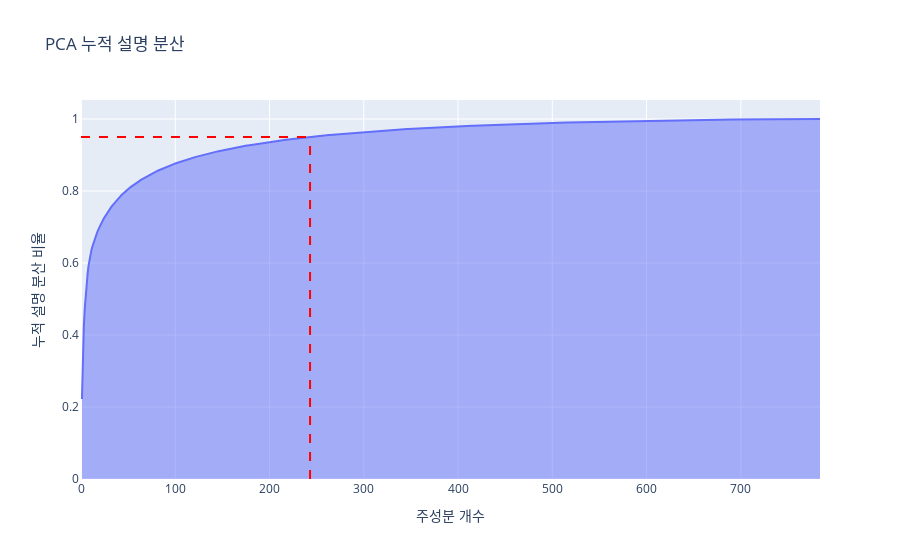

The cell this chart's notebook holds for it:
### Code cell
# 95% 분산을 설명하는 지점 찾기
# 여기에 코드를 작성하여 n_components_95를 구하세요.
n_components_95 = np.argmax(cumulative_variance >= 0.95) + 1
print(f"95%의 분산을 설명하는 주성분 개수: {n_components_95}")


# 누적 설명 분산 시각화
fig = px.area(
    x=range(1, cumulative_variance.shape[0] + 1),
    y=cumulative_variance,
    labels={"x": "주성분 개수", "y": "누적 설명 분산 비율"},
    title="PCA 누적 설명 분산"
)
fig.add_shape(type="line", x0=0, y0=0.95, x1=n_components_95, y1=0.95, line=dict(color="Red", dash="dash"))
fig.add_shape(type="line", x0=n_components_95, y0=0, x1=n_components_95, y1=0.95, line=dict(color="Red", dash="dash"))
fig.show()

### Figure 1 — Plotly figure (JSON) as saved in the notebook; plotly's stock layout.template omitted (floating-point values rounded to 4 significant figures; data arrays with more than 128 entries replaced by an {"elided": "..."} marker saying what was removed)
{"data": [{"fillpattern": {"shape": ""}, "hovertemplate": "주성분 개수=%{x}<br>누적 설명 분산 비율=%{y}<extra></extra>", "legendgroup": "", "line": {"color": "#636efa"}, "marker": {"symbol": "circle"}, "mode": "lines", "name": "", "orientation": "v", "showlegend": false, "stackgroup": "1", "type": "scatter", "x": {"elided": "784 int values"}, "xaxis": "x", "y": {"elided": "784 float values"}, "yaxis": "y"}], "layout": {"legend": {"tracegroupgap": 0}, "shapes": [{"line": {"color": "Red", "dash": "dash"}, "type": "line", "x0": 0, "x1": 243, "y0": 0.95, "y1": 0.95}, {"line": {"color": "Red", "dash": "dash"}, "type": "line", "x0": 243, "x1": 243, "y0": 0, "y1": 0.95}], "title": {"text": "PCA 누적 설명 분산"}, "xaxis": {"anchor": "y", "domain": [0, 1], "title": {"text": "주성분 개수"}}, "yaxis": {"anchor": "x", "domain": [0, 1], "title": {"text": "누적 설명 분산 비율"}}}}
